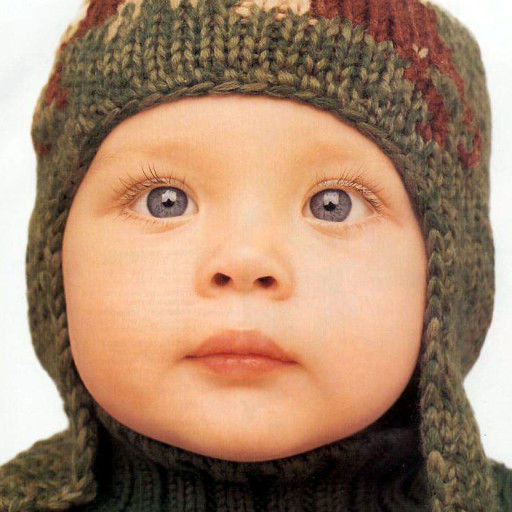
#> input picture DnCNN/KAIR/testsets/set5/baby.bmp, 512 x 512 px
$ python practical_denoising.py ../../DnCNN/KAIR/testsets/set5/baby.bmp   (older library calls are emulated)
#> lines starting #> are read from the running program, lines starting #| are printed output that depends on the picture; long printed decimals are rounded
#> in main, image is the input picture: shape (512, 512, 3); mean B, G, R 109.5, 134.2, 166.9
#| [INFO] 影像尺寸: (512, 512, 3)
#!/usr/bin/env python3
# -*- coding: utf-8 -*-
"""
實用影像去噪工具
直接對照片進行去噪處理，不需要先加入噪點
"""

import cv2
import numpy as np
import matplotlib.pyplot as plt
from skimage import restoration, metrics, filters
import os
import argparse
from PIL import Image
import sys
import math

def calculate_cw_ssim(original, processed):
    """
    計算CW-SSIM指標
    """
    if len(original.shape) == 3:
        # 彩色影像，轉換為灰階
        original_gray = cv2.cvtColor(original, cv2.COLOR_BGR2GRAY)
        processed_gray = cv2.cvtColor(processed, cv2.COLOR_BGR2GRAY)
    else:
        original_gray = original
        processed_gray = processed

    # 使用skimage的SSIM
    ssim_score = metrics.structural_similarity(original_gray, processed_gray,
                                              data_range=processed_gray.max() - processed_gray.min())
    return ssim_score

def calculate_psnr(original, processed):
    """
    計算PSNR指標
    """
    if len(original.shape) == 3:
        # 彩色影像，轉換為灰階
        original_gray = cv2.cvtColor(original, cv2.COLOR_BGR2GRAY)
        processed_gray = cv2.cvtColor(processed, cv2.COLOR_BGR2GRAY)
    else:
        original_gray = original
        processed_gray = processed

    # 計算MSE（均方誤差）
    mse = np.mean((original_gray.astype(np.float64) - processed_gray.astype(np.float64)) ** 2)

    # 如果MSE為0，代表影像完全相同
    if mse == 0:
        return float('inf')

    # 計算PSNR
    max_pixel = 255.0
    psnr = 20 * math.log10(max_pixel / math.sqrt(mse))

    return psnr

def evaluate_image_quality(original, processed, filter_name):
    """
    評估影像品質並顯示結果
    """
    ssim_score = calculate_cw_ssim(original, processed)
    psnr_score = calculate_psnr(original, processed)

    print(f"[METRICS] {filter_name} 品質評估:")
    print(f"  CW-SSIM: {ssim_score:.6f} (越接近1.0越好)")
    print(f"  PSNR: {psnr_score:.2f} dB (越高越好)")

    # 品質解釋
    if ssim_score > 0.9:
        ssim_quality = "優秀"
    elif ssim_score > 0.8:
        ssim_quality = "良好"
    elif ssim_score > 0.7:
        ssim_quality = "一般"
    else:
        ssim_quality = "較差"

    if psnr_score > 30:
        psnr_quality = "優秀"
    elif psnr_score > 25:
        psnr_quality = "良好"
    elif psnr_score > 20:
        psnr_quality = "一般"
    else:
        psnr_quality = "較差"

    print(f"  結構相似度: {ssim_quality}, 噪聲比: {psnr_quality}")

    return ssim_score, psnr_score

# [62 lines left out: functions average_filter, median_filter, gaussian_filter, bilateral_filter, wiener_filter, non_local_means_filter and 1 more, not called in this run]

def adaptive_filter(image, max_filter_size=5):
    """
    自適應濾波器 - 根據局部統計自動調整
    """
    # 計算局部方差
    kernel = np.ones((5, 5), np.float32) / 25
    local_mean = cv2.filter2D(image.astype(np.float32), -1, kernel)
    local_sqr_mean = cv2.filter2D((image.astype(np.float32))**2, -1, kernel)
    local_var = local_sqr_mean - local_mean**2

    # 基於局部方差選擇濾波器
    result = image.copy()

    # 高方差區域（邊緣）：使用較弱的濾波
    high_var_mask = local_var > np.percentile(local_var, 70)
    result[high_var_mask] = cv2.bilateralFilter(image, 5, 50, 50)[high_var_mask]

    # 低方差區域（平滑區域）：使用較強的濾波
    low_var_mask = local_var < np.percentile(local_var, 30)
    result[low_var_mask] = cv2.GaussianBlur(image, (5, 5), 1.5)[low_var_mask]

    return result

def calculate_noise_metrics(image):
    """
    計算影像的噪聲度量指標
    """
    # 轉換為灰階
    if len(image.shape) == 3:
        gray = cv2.cvtColor(image, cv2.COLOR_BGR2GRAY)
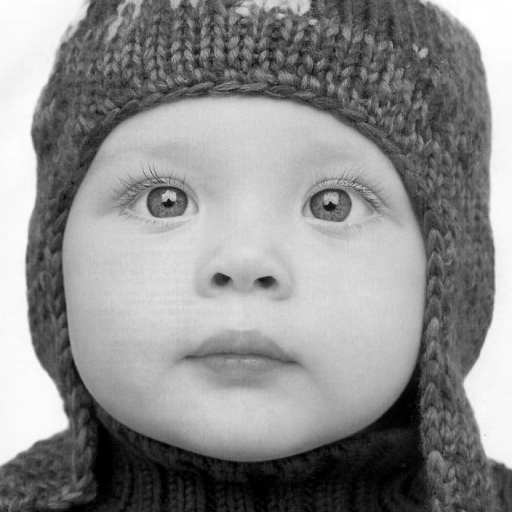
#> gray: shape (512, 512); min 0, max 255, mean 141.2
    else:
        gray = image

    # 計算局部方差
    kernel = np.ones((5, 5), np.float32) / 25
    local_mean = cv2.filter2D(gray.astype(np.float32), -1, kernel)
    local_sqr_mean = cv2.filter2D((gray.astype(np.float32))**2, -1, kernel)
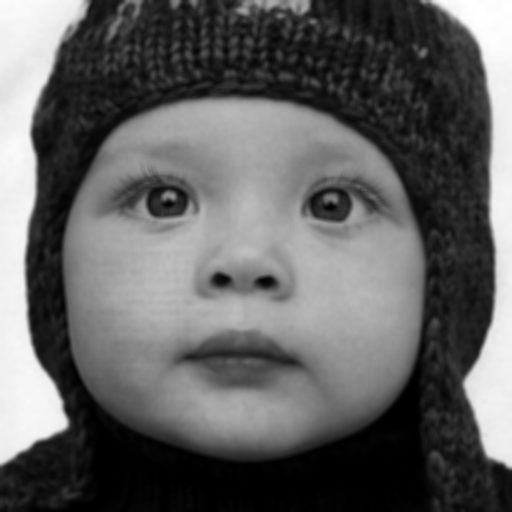
#> local_sqr_mean: shape (512, 512) float32; min 0, max 65025, mean 25141.1; drawn with min black and max white
    local_var = local_sqr_mean - local_mean**2

    # 計算梯度
    grad_x = cv2.Sobel(gray, cv2.CV_64F, 1, 0, ksize=3)
    grad_y = cv2.Sobel(gray, cv2.CV_64F, 0, 1, ksize=3)
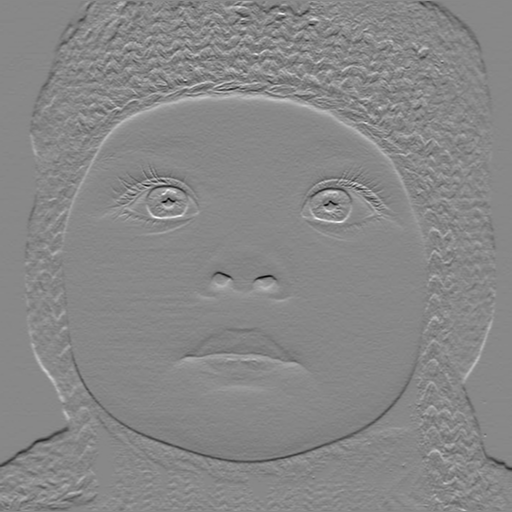
#> grad_y: shape (512, 512) float64; min -558, max 488, mean -2.1; drawn with min black and max white
    gradient_magnitude = np.sqrt(grad_x**2 + grad_y**2)
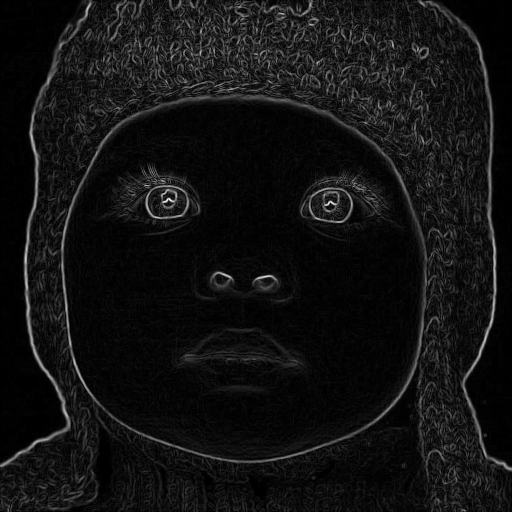
#> gradient_magnitude: shape (512, 512) float64; min 0, max 632.2, mean 45.9; drawn with min black and max white

    # 噪聲指標
    noise_level = np.std(local_var)
#> noise_level = 319.1
    edge_density = np.mean(gradient_magnitude > np.percentile(gradient_magnitude, 90))
#> edge_density = 0.1

    return {
        'noise_level': noise_level,
        'edge_density': edge_density,
        'mean_variance': np.mean(local_var),
        'gradient_strength': np.mean(gradient_magnitude)
    }

def recommend_filter(image):
    """
    根據影像特徵推薦最佳濾波器
    """
    metrics = calculate_noise_metrics(image)
#> metrics = {'noise_level': 319.1, 'edge_density': 0.1, 'mean_variance': 137.5, 'gradient_strength': 45.88}

    print(f"[ANALYSIS] 影像分析結果：")
    print(f"   噪聲等級: {metrics['noise_level']:.2f}")
#|    噪聲等級: 319.14
    print(f"   邊緣密度: {metrics['edge_density']:.3f}")
#|    邊緣密度: 0.100
    print(f"   平均方差: {metrics['mean_variance']:.2f}")
#|    平均方差: 137.51
    print(f"   梯度強度: {metrics['gradient_strength']:.2f}")
#|    梯度強度: 45.88

    # 根據指標推薦濾波器
    if metrics['noise_level'] > 1000:
        return "median", "檢測到脈衝噪聲，推薦中值濾波器"
    elif metrics['edge_density'] > 0.1:
        return "bilateral", "檢測到豐富的邊緣細節，推薦雙邊濾波器"
    elif metrics['noise_level'] > 500:
        return "non_local_means", "檢測到中等噪聲，推薦非局部均值濾波器"
    elif metrics['gradient_strength'] < 20:
        return "gaussian", "檢測到平滑影像，推薦高斯濾波器"
    else:
        return "adaptive", "使用自適應濾波器處理複雜噪聲"

def save_image(image, filename):
    """
    保存影像
    """
    cv2.imwrite(filename, image)
    print(f"[SAVED] 已保存: {filename}")

def main():
    # 確保Windows系統能正確顯示中文
    if sys.platform == 'win32':
        os.system('chcp 65001 > nul')

    parser = argparse.ArgumentParser(description='實用影像去噪工具')
    parser.add_argument('input_image', help='輸入影像路徑')
    parser.add_argument('--filter', choices=['all', 'median', 'gaussian', 'bilateral', 'wiener', 'non_local_means', 'morphological', 'adaptive', 'auto'],
                       default='auto', help='選擇濾波器類型')
    parser.add_argument('--output_dir', default='practical_results', help='輸出資料夾')
    parser.add_argument('--kernel_size', type=int, default=5, help='濾波器核心大小')
    parser.add_argument('--no-metrics', action='store_true', help='跳過品質評估')

    args = parser.parse_args()

    # 讀取影像
    image = cv2.imread(args.input_image)
    if image is None:
        print(f"[ERROR] 無法讀取影像: {args.input_image}")
        return

    print(f"[INFO] 開始處理影像: {args.input_image}")
    print(f"[INFO] 影像尺寸: {image.shape}")

    # 創建輸出資料夾
    os.makedirs(args.output_dir, exist_ok=True)

    # 保存原始影像
    original_filename = os.path.join(args.output_dir, '00_original.png')
    save_image(image, original_filename)

    # 定義濾波器
    filters_dict = {
        'median': lambda img: median_filter(img, args.kernel_size),
        'gaussian': lambda img: gaussian_filter(img, args.kernel_size, 1.0),
        'bilateral': lambda img: bilateral_filter(img, 9, 75, 75),
        'wiener': lambda img: wiener_filter(img, 0.01),
        'non_local_means': lambda img: non_local_means_filter(img, 10, 7, 21),
        'morphological': lambda img: morphological_filter(img, 3),
        'adaptive': lambda img: adaptive_filter(img, args.kernel_size)
    }

    filter_names = {
        'median': '中值濾波器',
        'gaussian': '高斯濾波器',
        'bilateral': '雙邊濾波器',
        'wiener': '維納濾波器',
        'non_local_means': '非局部均值濾波器',
        'morphological': '形態學濾波器',
        'adaptive': '自適應濾波器'
    }

    # 用於儲存評估結果
    evaluation_results = []

    if args.filter == 'auto':
        # 自動推薦濾波器
        recommended_filter, reason = recommend_filter(image)
#> recommended_filter = 'adaptive'; reason = '使用自適應濾波器處理複雜噪聲'
        print(f"\n[AUTO] 自動推薦: {filter_names[recommended_filter]}")
#| [AUTO] 自動推薦: 自適應濾波器
        print(f"[AUTO] 推薦理由: {reason}")
#| [AUTO] 推薦理由: 使用自適應濾波器處理複雜噪聲

        # 應用推薦的濾波器
        print(f"\n[PROCESSING] 正在應用 {filter_names[recommended_filter]}...")
#> (printed output is left out)
        filtered_image = filters_dict[recommended_filter](image)
#> in adaptive_filter, `local_sqr_mean = cv2.filter2D((image.astype(np.float32))**2, -1, kernel)`:
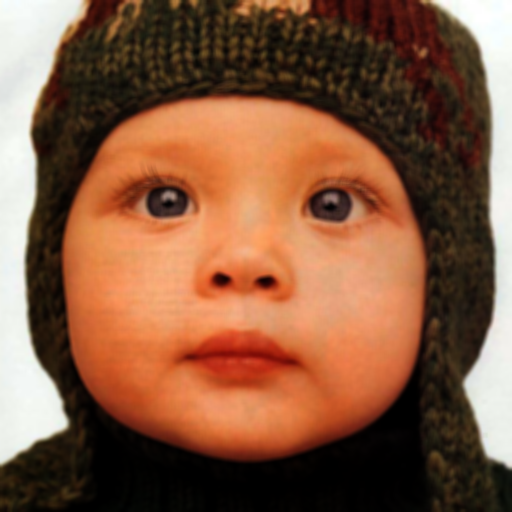
#> local_sqr_mean: shape (512, 512, 3) float32; mean B, G, R 16652.7, 23082.8, 34258.9; drawn with min black and max white
#> in adaptive_filter, `high_var_mask = local_var > np.percentile(local_var, 70)`:
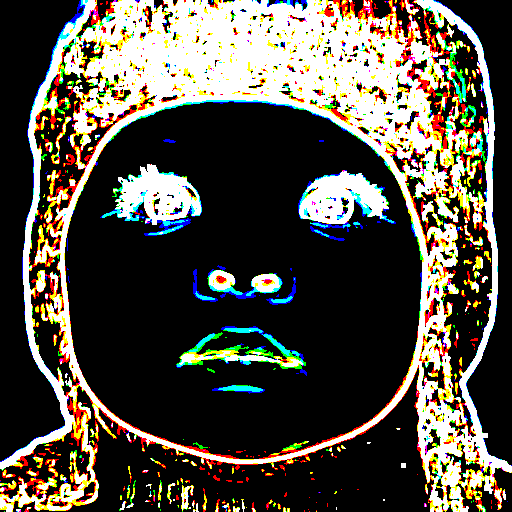
#> high_var_mask: shape (512, 512, 3) bool; mean B, G, R 0.268, 0.308, 0.323
#> in adaptive_filter, `low_var_mask = local_var < np.percentile(local_var, 30)`:
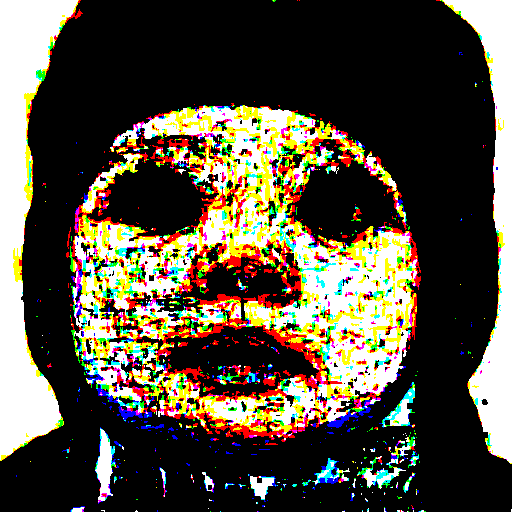
#> low_var_mask: shape (512, 512, 3) bool; mean B, G, R 0.252, 0.311, 0.338
        output_filename = os.path.join(args.output_dir, f'01_{recommended_filter}_filtered.png')
        save_image(filtered_image, output_filename)

        # 評估品質
        if not args.no_metrics:
            ssim_score, psnr_score = evaluate_image_quality(image, filtered_image, filter_names[recommended_filter])
#> in calculate_cw_ssim, `ssim_score = metrics.structural_similarity(original_gray, processed_gr..`: ssim_score = 0.983
#> in calculate_psnr, `mse = np.mean((original_gray.astype(np.float64) - processed_gray.astyp..`: mse = 5.86
#> in calculate_psnr, `psnr = 20 * math.log10(max_pixel / math.sqrt(mse))`: psnr = 40.45
#|   CW-SSIM: 0.9834 (越接近1.0越好)
#|   PSNR: 40.45 dB (越高越好)
#> ssim_score = 0.983; psnr_score = 40.45
            evaluation_results.append((filter_names[recommended_filter], ssim_score, psnr_score))

        print(f"\n[SUCCESS] 處理完成！")
        print(f"[SUCCESS] 結果保存在: {args.output_dir}")

    elif args.filter == 'all':
        # 應用所有濾波器
        print("\n[PROCESSING] 正在應用所有濾波器...")
        for i, (filter_key, filter_func) in enumerate(filters_dict.items(), 1):
            print(f"[PROCESSING] 處理 {filter_names[filter_key]}...")
            try:
                filtered_image = filter_func(image)
                output_filename = os.path.join(args.output_dir, f'{i:02d}_{filter_key}_filtered.png')
                save_image(filtered_image, output_filename)

                # 評估品質
                if not args.no_metrics:
                    ssim_score, psnr_score = evaluate_image_quality(image, filtered_image, filter_names[filter_key])
                    evaluation_results.append((filter_names[filter_key], ssim_score, psnr_score))

            except Exception as e:
                print(f"[WARNING] {filter_names[filter_key]} 處理失敗: {e}")

        print(f"\n[SUCCESS] 所有濾波器處理完成！")
        print(f"[SUCCESS] 結果保存在: {args.output_dir}")

    else:
        # 應用特定濾波器
        if args.filter in filters_dict:
            print(f"\n[PROCESSING] 正在應用 {filter_names[args.filter]}...")
            filtered_image = filters_dict[args.filter](image)
            output_filename = os.path.join(args.output_dir, f'01_{args.filter}_filtered.png')
            save_image(filtered_image, output_filename)

            # 評估品質
            if not args.no_metrics:
                ssim_score, psnr_score = evaluate_image_quality(image, filtered_image, filter_names[args.filter])
                evaluation_results.append((filter_names[args.filter], ssim_score, psnr_score))

            print(f"\n[SUCCESS] 處理完成！")
            print(f"[SUCCESS] 結果保存在: {args.output_dir}")
        else:
            print(f"[ERROR] 未知的濾波器: {args.filter}")

    # 顯示評估結果總結
    if evaluation_results and not args.no_metrics:
        print("\n" + "="*70)
        print(" 品質評估結果總結")
        print("="*70)
        print(f"{'濾波器':<15} {'CW-SSIM':<10} {'PSNR(dB)':<10} {'總體評價':<10}")
        print("-"*70)

        for filter_name, ssim, psnr in evaluation_results:
            # 綜合評價
            if ssim > 0.85 and psnr > 28:
                overall = "優秀"
            elif ssim > 0.75 and psnr > 25:
                overall = "良好"
            elif ssim > 0.65 and psnr > 22:
                overall = "一般"
            else:
                overall = "需改進"

            print(f"{filter_name:<15} {ssim:.4f}    {psnr:.2f}     {overall:<10}")
#> this loop made 1 pass
#> (filter_name, ssim, psnr, overall) on pass 1: ('自適應濾波器', 0.983, 40.45, '優秀')
#| 自適應濾波器          0.9834    40.45     優秀

        # 推薦最佳濾波器
        if len(evaluation_results) > 1:
            # 綜合評分 = 0.6 * SSIM + 0.4 * (PSNR/40)
            best_filter = max(evaluation_results, key=lambda x: 0.6 * x[1] + 0.4 * (x[2]/40))
            print(f"\n[BEST] 推薦最佳濾波器: {best_filter[0]}")
            print(f"   CW-SSIM: {best_filter[1]:.4f}, PSNR: {best_filter[2]:.2f} dB")

        print("="*70)
        print("[INFO] 評估說明:")
        print("   CW-SSIM: 結構相似性指數，範圍0-1，越接近1越好")
        print("   PSNR: 峰值信噪比，單位dB，通常>25dB為良好品質")
        print("   評估基於原始影像與處理後影像的比較")

if __name__ == "__main__":
    main()

$ run again, on DnCNN/KAIR/testsets/set5/butterfly.bmp
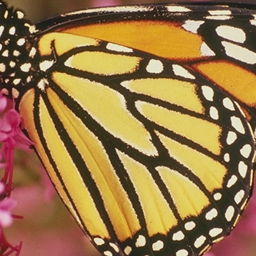
#> input picture DnCNN/KAIR/testsets/set5/butterfly.bmp, 256 x 256 px
#> in main, image is the input picture: shape (256, 256, 3); mean B, G, R 72.8, 119.2, 153
#| [INFO] 影像尺寸: (256, 256, 3)
#> in calculate_noise_metrics, `gradient_magnitude = np.sqrt(grad_x**2 + grad_y**2)`:
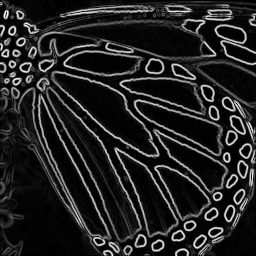
#> gradient_magnitude: shape (256, 256) float64; min 0, max 832.4, mean 116.3; drawn with min black and max white
#> noise_level = 1637.1
#> edge_density = 0.1
#> metrics = {'noise_level': 1637.1, 'edge_density': 0.1, 'mean_variance': 1092.8, 'gradient_strength': 116.3}
#|    噪聲等級: 1637.13
#|    邊緣密度: 0.100
#|    平均方差: 1092.83
#|    梯度強度: 116.28
#> recommended_filter = 'median'; reason = '檢測到脈衝噪聲，推薦中值濾波器'
#| [AUTO] 自動推薦: 中值濾波器
#| [AUTO] 推薦理由: 檢測到脈衝噪聲，推薦中值濾波器
#> (printed output is left out)
#> in calculate_cw_ssim, `processed_gray = cv2.cvtColor(processed, cv2.COLOR_BGR2GRAY)`:
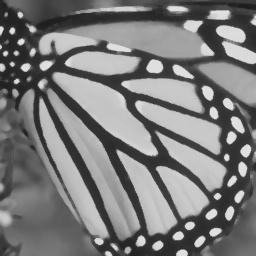
#> processed_gray: shape (256, 256); min 29, max 227, mean 122.4
#> in calculate_cw_ssim, `ssim_score = metrics.structural_similarity(original_gray, processed_gr..`: ssim_score = 0.876
#> mse = 210.7
#> in calculate_psnr, `psnr = 20 * math.log10(max_pixel / math.sqrt(mse))`: psnr = 24.89
#|   CW-SSIM: 0.876 (越接近1.0越好)
#|   PSNR: 24.89 dB (越高越好)
#> in main, `ssim_score, psnr_score = evaluate_image_quality(image, filtered_image,..`: ssim_score = 0.876; psnr_score = 24.89
#> the loop in main, `for filter_name, ssim, psnr in evaluation_results:` made 1 pass
#> (filter_name, ssim, psnr, overall) on pass 1: ('中值濾波器', 0.876, 24.89, '一般')
#> (printed output is left out)

$ run again, on DnCNN/KAIR/testsets/set5/head.bmp
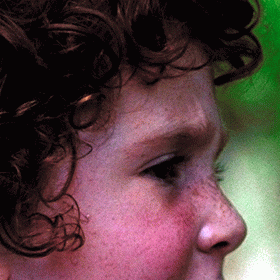
#> input picture DnCNN/KAIR/testsets/set5/head.bmp, 280 x 280 px
#> in main, image is the input picture: shape (280, 280, 3); mean B, G, R 65.7, 64.9, 88.5
#| [INFO] 影像尺寸: (280, 280, 3)
#> in calculate_noise_metrics, `gradient_magnitude = np.sqrt(grad_x**2 + grad_y**2)`:
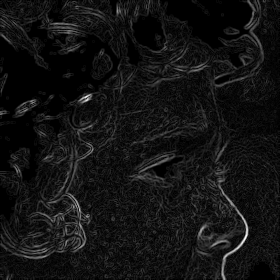
#> gradient_magnitude: shape (280, 280) float64; min 0, max 562.5, mean 42.3; drawn with min black and max white
#> noise_level = 191
#> edge_density = 0.0999
#> metrics = {'noise_level': 191, 'edge_density': 0.0999, 'mean_variance': 97.34, 'gradient_strength': 42.26}
#|    噪聲等級: 191.02
#|    邊緣密度: 0.100
#|    平均方差: 97.34
#|    梯度強度: 42.26
#> recommended_filter = 'adaptive'; reason = '使用自適應濾波器處理複雜噪聲'
#| [AUTO] 自動推薦: 自適應濾波器
#| [AUTO] 推薦理由: 使用自適應濾波器處理複雜噪聲
#> (printed output is left out)
#> in adaptive_filter, `low_var_mask = local_var < np.percentile(local_var, 30)`:
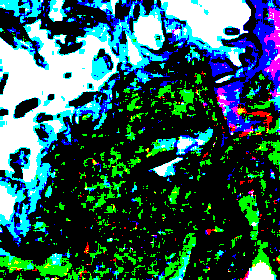
#> low_var_mask: shape (280, 280, 3) bool; mean B, G, R 0.355, 0.362, 0.183
#> in calculate_cw_ssim, `ssim_score = metrics.structural_similarity(original_gray, processed_gr..`: ssim_score = 0.966
#> mse = 7.57
#> in calculate_psnr, `psnr = 20 * math.log10(max_pixel / math.sqrt(mse))`: psnr = 39.34
#|   CW-SSIM: 0.9658 (越接近1.0越好)
#|   PSNR: 39.34 dB (越高越好)
#> in main, `ssim_score, psnr_score = evaluate_image_quality(image, filtered_image,..`: ssim_score = 0.966; psnr_score = 39.34
#> the loop in main, `for filter_name, ssim, psnr in evaluation_results:` made 1 pass
#> (filter_name, ssim, psnr, overall) on pass 1: ('自適應濾波器', 0.966, 39.34, '優秀')
#> (printed output is left out)

$ run again, on DnCNN/KAIR/testsets/set5/woman.bmp
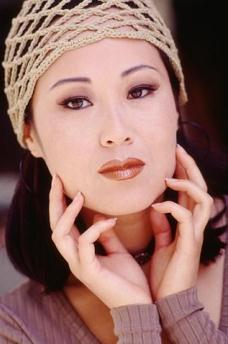
#> input picture DnCNN/KAIR/testsets/set5/woman.bmp, 228 x 344 px
#> in main, image is the input picture: shape (344, 228, 3); mean B, G, R 103.1, 110.2, 150.6
#| [INFO] 影像尺寸: (344, 228, 3)
#> in calculate_noise_metrics, `gradient_magnitude = np.sqrt(grad_x**2 + grad_y**2)`:
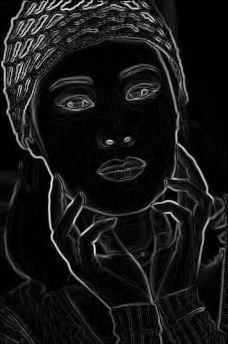
#> gradient_magnitude: shape (344, 228) float64; min 0, max 808.9, mean 71.4; drawn with min black and max white
#> noise_level = 891
#> edge_density = 0.1
#> metrics = {'noise_level': 891, 'edge_density': 0.1, 'mean_variance': 412.2, 'gradient_strength': 71.42}
#|    噪聲等級: 891.03
#|    邊緣密度: 0.100
#|    平均方差: 412.15
#|    梯度強度: 71.42
#> recommended_filter = 'bilateral'; reason = '檢測到豐富的邊緣細節，推薦雙邊濾波器'
#| [AUTO] 自動推薦: 雙邊濾波器
#| [AUTO] 推薦理由: 檢測到豐富的邊緣細節，推薦雙邊濾波器
#> (printed output is left out)
#> in calculate_cw_ssim, `ssim_score = metrics.structural_similarity(original_gray, processed_gr..`: ssim_score = 0.925
#> mse = 28.73
#> in calculate_psnr, `psnr = 20 * math.log10(max_pixel / math.sqrt(mse))`: psnr = 33.55
#|   CW-SSIM: 0.9249 (越接近1.0越好)
#|   PSNR: 33.55 dB (越高越好)
#> in main, `ssim_score, psnr_score = evaluate_image_quality(image, filtered_image,..`: ssim_score = 0.925; psnr_score = 33.55
#> the loop in main, `for filter_name, ssim, psnr in evaluation_results:` made 1 pass
#> (filter_name, ssim, psnr, overall) on pass 1: ('雙邊濾波器', 0.925, 33.55, '優秀')
#> (printed output is left out)
